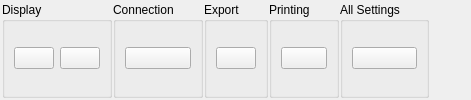
         <widget class="QWidget" name="Settings">
          <attribute name="title">
           <string>Settings</string>
          </attribute>
          <layout class="QHBoxLayout" name="horizontalLayout_12">
           <property name="spacing">
            <number>1</number>
           </property>
           <property name="leftMargin">
            <number>2</number>
           </property>
           <property name="topMargin">
            <number>2</number>
           </property>
           <property name="rightMargin">
            <number>2</number>
           </property>
           <property name="bottomMargin">
            <number>2</number>
           </property>
           <item>
            <widget class="QGroupBox" name="groupBox_16">
             <property name="title">
              <string>Display</string>
             </property>
             <layout class="QGridLayout" name="gridLayout_18">
              <item row="0" column="0">
               <widget class="QPushButton" name="SettingsMax">
                <property name="text">
                 <string/>
                </property>
               </widget>
              </item>
              <item row="0" column="1">
               <widget class="QPushButton" name="SettingsFull">
                <property name="text">
                 <string/>
                </property>
               </widget>
              </item>
             </layout>
            </widget>
           </item>
           <item>
            <widget class="QGroupBox" name="SettingsConnectionGroup">
             <property name="title">
              <string>Connection</string>
             </property>
             <layout class="QGridLayout" name="gridLayout_19">
              <property name="topMargin">
               <number>7</number>
              </property>
              <property name="bottomMargin">
               <number>7</number>
              </property>
              <item row="0" column="0">
               <widget class="QPushButton" name="SettingsConnections">
                <property name="text">
                 <string/>
                </property>
               </widget>
              </item>
             </layout>
            </widget>
           </item>
           <item>
            <widget class="QGroupBox" name="groupBox_18">
             <property name="title">
              <string>Export</string>
             </property>
             <layout class="QGridLayout" name="gridLayout_20">
              <property name="topMargin">
               <number>7</number>
              </property>
              <property name="bottomMargin">
               <number>7</number>
              </property>
              <item row="0" column="0">
               <widget class="QPushButton" name="SettingsExport">
                <property name="text">
                 <string/>
                </property>
               </widget>
              </item>
             </layout>
            </widget>
           </item>
           <item>
            <widget class="QGroupBox" name="groupBox_19">
             <property name="title">
              <string>Printing</string>
             </property>
             <layout class="QGridLayout" name="gridLayout_21">
              <property name="topMargin">
               <number>7</number>
              </property>
              <property name="bottomMargin">
               <number>7</number>
              </property>
              <item row="0" column="0">
               <widget class="QPushButton" name="SettingsPrint">
                <property name="text">
                 <string/>
                </property>
               </widget>
              </item>
             </layout>
            </widget>
           </item>
           <item>
            <widget class="QGroupBox" name="groupBox_20">
             <property name="title">
              <string>All Settings</string>
             </property>
             <layout class="QGridLayout" name="gridLayout_22">
              <property name="topMargin">
               <number>7</number>
              </property>
              <property name="bottomMargin">
               <number>7</number>
              </property>
              <item row="0" column="0">
               <widget class="QPushButton" name="SettingsAll">
                <property name="text">
                 <string/>
                </property>
               </widget>
              </item>
             </layout>
            </widget>
           </item>
           <item>
            <spacer name="horizontalSpacer_8">
             <property name="orientation">
              <enum>Qt::Horizontal</enum>
             </property>
             <property name="sizeHint" stdset="0">
              <size>
               <width>40</width>
               <height>20</height>
              </size>
             </property>
            </spacer>
           </item>
          </layout>
         </widget>
